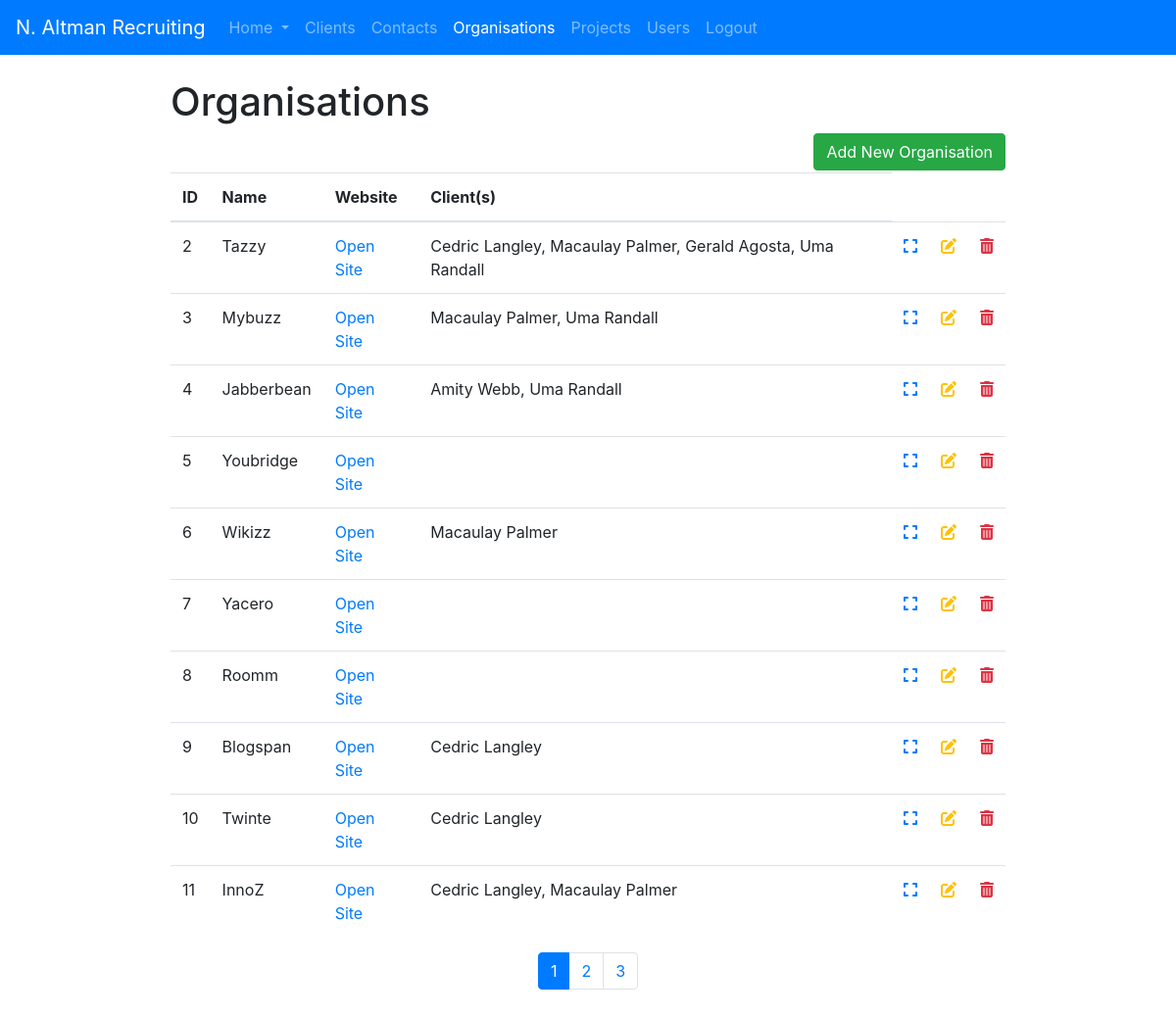
The app's page /Organisations/index.php (signed in) with its own data.
### tables this page shows
CREATE TABLE `organisations` (
  `id` int(11) NOT NULL,
  `name` varchar(50) NOT NULL,
  `website` varchar(2083) NOT NULL,
  `description` varchar(1000) NOT NULL,
  `tech` varchar(1000) DEFAULT NULL,
  `industry` varchar(1000) DEFAULT NULL,
  `services` varchar(1000) DEFAULT NULL,
  `field` varchar(1000) DEFAULT NULL
);

### Organisations/index.php (the view, shortened to what this page needs)
<?php
require_once("../Auth/authenticate.php");
$orgsPerPage = 10;
if (isset($_GET['page']) && is_numeric($_GET['page'])) {
    $currentPage = intval($_GET['page']);
} else {
    $currentPage = 1;
}
$totalOrgs = $dbh->query("SELECT COUNT(*) FROM organisations")->fetchColumn();
$totalPages = ceil($totalOrgs / $orgsPerPage);
$offset = ($currentPage - 1) * $orgsPerPage;
$result = $dbh->prepare("SELECT o.id, o.name, o.website, o.description, o.tech, o.industry, o.services, o.field, GROUP_CONCAT(' ', c.fname, ' ', c.lname) AS clients
                        FROM organisations o
                        LEFT JOIN clients_organisations co ON o.id = co.organisation_id
                        LEFT JOIN clients c ON co.client_id = c.id
                        GROUP BY o.id
                        ORDER BY o.id
                        LIMIT :orgsPerPage OFFSET :offset");
$result->bindParam(':orgsPerPage', $orgsPerPage, PDO::PARAM_INT);
$result->bindParam(':offset', $offset, PDO::PARAM_INT);
$result->execute();
?>
<!DOCTYPE html>
<html lang="en">
<head>
    <link rel="stylesheet" href="https://maxcdn.bootstrapcdn.com/bootstrap/4.5.2/css/bootstrap.min.css">
    <link rel="stylesheet" href="https://cdnjs.cloudflare.com/ajax/libs/font-awesome/6.2.0/css/all.min.css">
    <link rel="stylesheet" href="../styles.css">
</head>
<nav class="navbar navbar-expand-lg navbar navbar-dark bg-primary">
    <a class="navbar-brand" href="../dash.php">N. Altman Recruiting</a>
    <div class="collapse navbar-collapse" id="navbarSupportedContent">
        <ul class="navbar-nav mr-auto">
            <li class="nav-item dropdown">
                <a class="nav-link dropdown-toggle" href="#" id="navbarDropdown" role="button" data-toggle="dropdown" aria-haspopup="true" aria-expanded="false">
                    Home
                </a>
            </li>
            <li class="nav-item">
                <a class="nav-link" href="../Clients/index.php">Clients</a>
            </li>
            <li class="nav-item">
                <a class="nav-link" href="../Contact/index.php">Contacts</a>
            </li>
            <li class="nav-item active">
                <a class="nav-link" href="../Organisations/index.php">Organisations <span class="sr-only">(current)</span></a>
            </li>
            <li class="nav-item">
                <a class="nav-link" href="../Projects/index.php">Projects</a>
            </li>
            <li class="nav-item">
                <a class="nav-link" href="../Users/index.php">Users</a>
            </li>
            <li class="nav-item">
                <a class="nav-link" href="../Auth/logout.php">Logout</a>
            </li>
        </ul>
    </div>
</nav>
<body>
<div class="table-container">
<header>
<h1>Organisations</h1>
    <button type="button" name="add" id="add" class="btn btn-success" onclick="window.location.href='/Organisations/add.php'">Add New Organisation</button>
</header>
    <table class="table">
    <thead>
    <tr>
        <th scope="col">ID</th>
        <th scope="col">Name</th>
        <th scope="col">Website</th>
        <th scope="col">Client(s)</th>
    </tr>
    </thead>
    <tbody>
    <?php if ($result->rowCount() === 0): ?>
        <h2>Sorry, no records found.</h2>
    <?php else: ?>
    <?php
    $currentOrgId = null;
    while ($row = $result->fetchObject()):
        if ($row->id !== $currentOrgId):
            ?>
            <tr>
                <td><?= $row->id ?></td>
                <td><?= $row->name ?></td>
                 <td><a href="<?= $row->website ?>" target="_blank" title="Opens Organisation Site">Open Site</a></td>
                <td>
                    <?= $row->clients ?>
                </td>
                <td>
                    <a href="../Organisations/view.php?id=<?= $row->id ?>" title="View Organisation"><i class="fas fa-solid fa-expand text-primary"></i></a>
                </td>
                <td>
                    <a href="../Organisations/update.php?id=<?= $row->id ?>" title="Edit Organisation"><i class="fas fa-edit text-warning"></i></a>
                </td>
                <td>
                    <a href="../Organisations/delete.php?id=<?= $row->id ?>" title="Delete Organisation"><i class="fas fa-trash-alt text-danger"></i></a>
                </td>
            </tr>
        <?php
        else:
            ?>
            <td><?= $row->client_fname ?> <?= $row->client_lname ?><br></td>
        <?php
        endif;
        $currentOrgId = $row->id;
    endwhile;
    ?>
    <?php endif; ?>
    </tbody>
</table>
    <ul class="pagination justify-content-center">
        <?php for ($i = 1; $i <= $totalPages; $i++): ?>
            <li class="page-item <?php if ($i === $currentPage) echo 'active'; ?>">
                <a class="page-link" href="?page=<?= $i ?>"><?= $i ?></a>
            </li>
        <?php endfor; ?>
    </ul>
</div>
</body>
</html>

### styles.css (style rules this page uses)
#add { float: right; margin-bottom: 2px; }
.table-container { display: block; width: 75%; margin:auto; padding: 2%; }

### records on screen
organisations: id "2", name "Tazzy", clients "Cedric Langley, Macaulay Palmer, Gerald Agosta, Uma Randall"
organisations: id "3", name "Mybuzz", clients "Macaulay Palmer, Uma Randall"
organisations: id "4", name "Jabberbean", clients "Amity Webb, Uma Randall"
organisations: id "5", name "Youbridge"
organisations: id "6", name "Wikizz", clients "Macaulay Palmer"
organisations: id "7", name "Yacero"
organisations: id "8", name "Roomm"
organisations: id "9", name "Blogspan", clients "Cedric Langley"
organisations: id "10", name "Twinte", clients "Cedric Langley"
organisations: id "11", name "InnoZ", clients "Cedric Langley, Macaulay Palmer"
